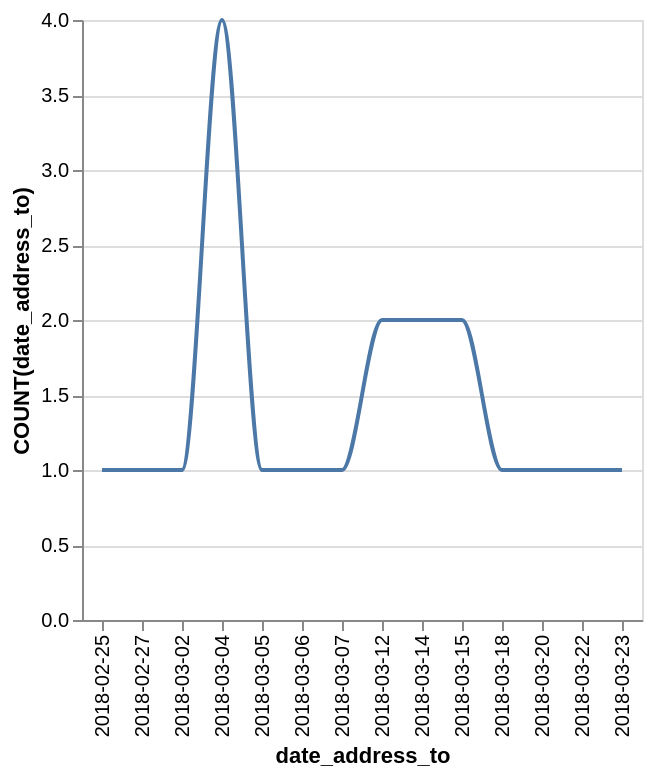

Write a Vega-Lite specification for this figure.
### Vega-Lite specification from a JSON file in a GitHub repository (floating-point values rounded to 4 significant figures)
{"data": {"values": [{"x_data": "2018-02-25", "y_data": 1}, {"x_data": "2018-02-27", "y_data": 1}, {"x_data": "2018-03-02", "y_data": 1}, {"x_data": "2018-03-04", "y_data": 4}, {"x_data": "2018-03-05", "y_data": 1}, {"x_data": "2018-03-06", "y_data": 1}, {"x_data": "2018-03-07", "y_data": 1}, {"x_data": "2018-03-12", "y_data": 2}, {"x_data": "2018-03-14", "y_data": 2}, {"x_data": "2018-03-15", "y_data": 2}, {"x_data": "2018-03-18", "y_data": 1}, {"x_data": "2018-03-20", "y_data": 1}, {"x_data": "2018-03-22", "y_data": 1}, {"x_data": "2018-03-23", "y_data": 1}]}, "mark": {"type": "line", "interpolate": "monotone"}, "encoding": {"x": {"field": "x_data", "type": "nominal", "title": "date_address_to", "sort": "ascending"}, "y": {"field": "y_data", "type": "quantitative", "title": "COUNT(date_address_to)"}}}
